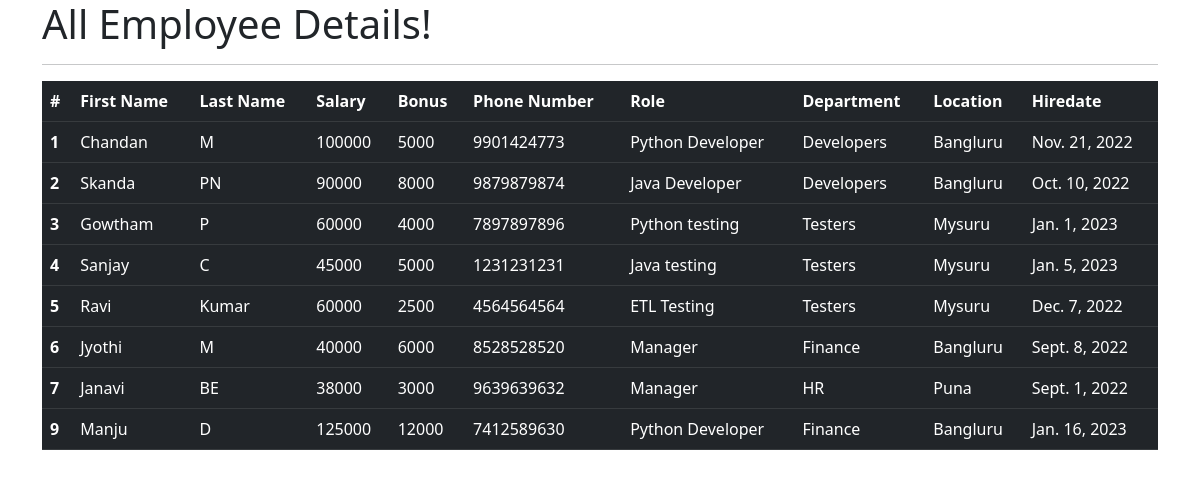
The app's page /all_emp with its own data.
### myApp/models.py (models this page shows, shortened)
class employee(models.Model):
    first_name = models.CharField(max_length=100)
    last_name = models.CharField(max_length=100)
    dept = models.ForeignKey(department, on_delete=models.CASCADE)
    salary = models.IntegerField(default=0)
    bonus = models.IntegerField(default=0)
    role = models.ForeignKey(role, on_delete=models.CASCADE)
    phone = models.IntegerField(default=0)
    hire_date = models.DateField()

class role(models.Model):
    name = models.CharField(max_length=100)

class department(models.Model):
    name = models.CharField(max_length=100)
    location = models.CharField(max_length=100)

### myApp/views.py (the view)
# urls.py: path('all_emp', views.all_emp, name='all_emp'),
def all_emp(request):
    emps = employee.objects.all()
    context = {
        'emps': emps
    }
    return render(request, 'view_all_emp.html', context)

### template/view_all_emp.html (shortened to what this page needs)
{% extends 'base.html' %}
{% block body %}
<div class="container">
  <h1>All Employee Details!</h1>
<hr>
  <table class="table table-dark">
    <thead>
      <tr>
      <th scope="col">#</th>
      <th scope="col">First Name</th>
      <th scope="col">Last Name</th>
      <th scope="col">Salary</th>
      <th scope="col">Bonus</th>
      <th scope="col">Phone Number</th>
      <th scope="col">Role</th>
      <th scope="col">Department</th>
      <th scope="col">Location</th>
      <th scope="col">Hiredate</th>
      </tr>
    </thead>
  {% for emp in emps %}
    <tbody>
      <tr>
      <th scope="row">{{emp.id}}</th>
      <td>{{emp.first_name}}</td>
      <td>{{emp.last_name}}</td>
      <td>{{emp.salary}}</td>
      <td>{{emp.bonus}}</td>
      <td>{{emp.phone}}</td>
      <td>{{emp.role.name}}</td>
      <td>{{emp.dept.name}}</td>
      <td>{{emp.dept.location}}</td>
      <td>{{emp.hire_date}}</td>
      </tr>
    </tbody>
  {% endfor %}
  </table>
</div>
{% endblock body %}

### template/base.html (shortened to what this page needs)
<!DOCTYPE html>
<html lang="en">
<head>
  <link href="https://cdn.jsdelivr.net/npm/bootstrap@5.3.0-alpha1/dist/css/bootstrap.min.css" rel="stylesheet">
</head>
<body>
    {% block body %}
    {% endblock body %}
</body>
</html>

### records on screen
employee: id "1", first_name "Chandan", last_name "M", salary "100000", bonus "5000", phone "9901424773", role.name "Python Developer", dept.name "Developers", dept.location "Bangluru", hire_date "Nov. 21, 2022"
employee: id "2", first_name "Skanda", last_name "PN", salary "90000", bonus "8000", phone "9879879874", role.name "Java Developer", dept.name "Developers", dept.location "Bangluru", hire_date "Oct. 10, 2022"
employee: id "3", first_name "Gowtham", last_name "P", salary "60000", bonus "4000", phone "7897897896", role.name "Python testing", dept.name "Testers", dept.location "Mysuru", hire_date "Jan. 1, 2023"
employee: id "4", first_name "Sanjay", last_name "C", salary "45000", bonus "5000", phone "1231231231", role.name "Java testing", dept.name "Testers", dept.location "Mysuru", hire_date "Jan. 5, 2023"
employee: id "5", first_name "Ravi", last_name "Kumar", salary "60000", bonus "2500", phone "4564564564", role.name "ETL Testing", dept.name "Testers", dept.location "Mysuru", hire_date "Dec. 7, 2022"
employee: id "6", first_name "Jyothi", last_name "M", salary "40000", bonus "6000", phone "8528528520", role.name "Manager", dept.name "Finance", dept.location "Bangluru", hire_date "Sept. 8, 2022"
employee: id "7", first_name "Janavi", last_name "BE", salary "38000", bonus "3000", phone "9639639632", role.name "Manager", dept.name "HR", dept.location "Puna", hire_date "Sept. 1, 2022"
employee: id "9", first_name "Manju", last_name "D", salary "125000", bonus "12000", phone "7412589630", role.name "Python Developer", dept.name "Finance", dept.location "Bangluru", hire_date "Jan. 16, 2023"
